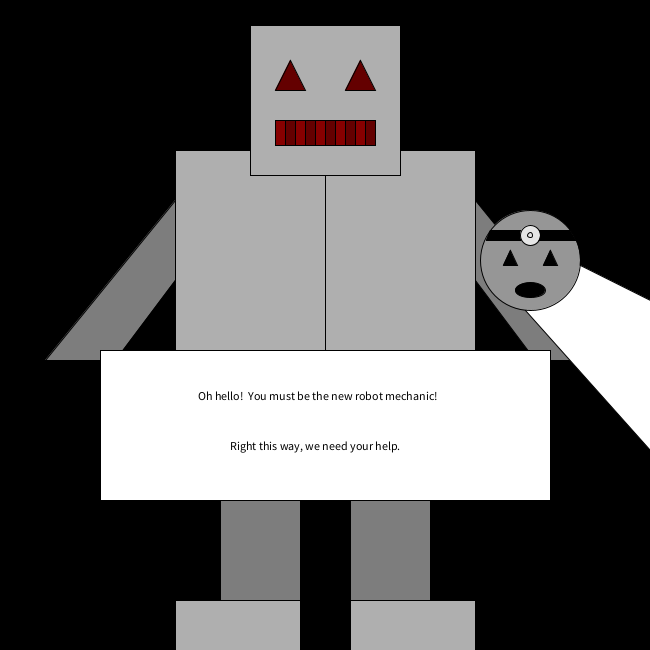
Frame 1 (no input)
Frame 60 (the mouse pressed at the canvas centre just before this capture): identical to frame 1, image omitted
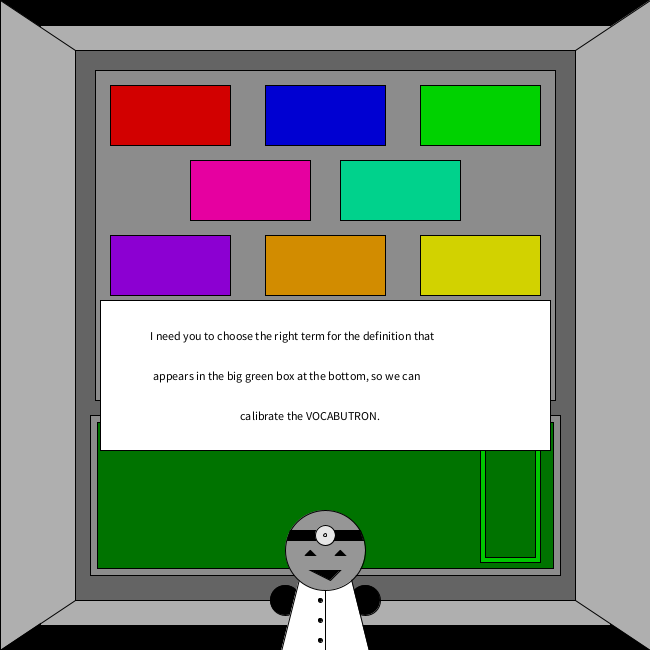
Frame 120 (the mouse held since frame 60 and released just before this capture)

The Processing sketch that drew these frames (run headless with seeded random() and noise(); from frame 60 on, the mouse is pressed at the canvas centre):

// Processing sketch: processing_172559
// ── processing_172559.pde

Game robot = new Game();
Play fun = new Play();
Design thing = new Design();
int myState = 0;
int battery;
int definition;

void setup() {
  size(650, 650);
}

void draw(){
  switch(myState){
    case 0: // intro screen
    background(0);
    fun.setTerm(0);
    fun.setTerm(1);
    fun.setTerm(2);
    fun.setTerm(3);
    fun.setTerm(4);
    fun.setTerm(5);
    fun.setTerm(6);
    fun.setTerm(7);
    battery = 0;
    definition = (int)random(8);
    
    thing.robo();
    thing.popin();
    fill(255);
    rect(100, 350, 450, 150);
    fill(0);
    text("Oh hello!  You must be the new robot mechanic!", 198, 400);
    text("Right this way, we need your help.", 230, 450);
    break;
    
    case 1: // intro to vocabutron
    robot.body();
    robot.battery(battery);
    pushMatrix();
    translate(0, 400);
    thing.doc();
    popMatrix();
    fill(255);
    rect(100, 300, 450, 150);
    fill(0);
    text("I need you to choose the right term for the definition that", 150, 340);
    text("appears in the big green box at the bottom, so we can", 153, 380);
    text("calibrate the VOCABUTRON.", 240, 420);
    break;
    
    case 2: // playing game
    robot.body();
    robot.battery(battery);
    fill(0);
    text(fun.term[0], 145, 120);
    text(fun.term[1], 455, 120);
    text(fun.term[2], 300, 120);
    text(fun.term[3], 225, 195);
    text(fun.term[4], 375, 195);
    text(fun.term[5], 145, 270);
    text(fun.term[6], 300, 270);
    text(fun.term[7], 455, 270);
    text(fun.def[definition], 110, 475);
    break;
    
    case 3: // small success
    robot.body();
    robot.battery(battery);
    fill(0);
    text(fun.term[0], 145, 120);
    text(fun.term[1], 455, 120);
    text(fun.term[2], 300, 120);
    text(fun.term[3], 225, 195);
    text(fun.term[4], 375, 195);
    text(fun.term[5], 145, 270);
    text(fun.term[6], 300, 270);
    text(fun.term[7], 455, 270);
    text("YOU GOT IT!", 200, 475);
    definition = (int)random(8);
    fill(0, 0, 150);
    rect(230, 320, 195, 60);
    fill(0);
    text("NEW DEFINITION", 280, 350);
    break;
    
    case 4: // darn
    robot.body();
    robot.battery(battery);
    fill(0);
    text(fun.term[0], 145, 120);
    text(fun.term[1], 455, 120);
    text(fun.term[2], 300, 120);
    text(fun.term[3], 225, 195);
    text(fun.term[4], 375, 195);
    text(fun.term[5], 145, 270);
    text(fun.term[6], 300, 270);
    text(fun.term[7], 455, 270);
    text("X", 200, 475);
    definition = (int)random(8);
    fill(0, 0, 150);
    rect(230, 320, 195, 60);
    fill(0);
    text("NEW DEFINITION", 280, 350);
    break;
    
    case 5: //done!
    background(255);
    pushMatrix();
    translate(0, 300);
    thing.doc();
    popMatrix();
    pushMatrix();
    translate(200, 0);
    scale(0.9);
    thing.doc();
    popMatrix();
    pushMatrix();
    translate(-100, -60);
    scale(0.5);
    thing.doc();
    popMatrix();
    fill(0);
    rect(230, 320, 195, 60);
    fill(255);
    text("NEW GAME", 290, 350);
    fill(0);
    text("Congratulations!!", 280, 200);
    break;
  }
  
  
  
}


void mousePressed(){
  int check = checkButton() ;
  if((myState == 0) || (myState == 1)){
    myState++;
  }
  if(myState == 2){
    if(check == definition){
      battery++;
      if(battery < 8){
        myState = 3;
      }
      else{
        myState = 5;
      }
    }
    else if ((check != definition) && (check != 9) && (check != 8)){
      myState = 4;
    }
  }
  if((myState == 3) || (myState == 4)){
    if (check == 8){
      myState = 2;
    }
  }
  if(myState == 5){
    if (check == 8){
      myState = 0;
    }
    
  }
}

int checkButton(){
  int buttonPressed = 9;
  if((mouseX < 230) && (mouseX > 110) && (mouseY < 145) && (mouseY > 85)){
    buttonPressed = 0;
  }
  if((mouseX > 420) && (mouseX < 540) && (mouseY > 85) && (mouseY < 145)){
    buttonPressed = 1;
  }
  if((mouseX > 265) && (mouseX < 385) && (mouseY > 85) && (mouseY < 145)){
    buttonPressed = 2;
  }
  if((mouseX > 190) && (mouseX < 310) && (mouseY > 160) && (mouseY < 220)){
    buttonPressed = 3;
  }
  if((mouseX > 340) && (mouseX < 460) && (mouseY > 160) && (mouseY < 220)){
    buttonPressed = 4;
  }
  if((mouseX > 110) && (mouseX < 230) && (mouseY > 235) && (mouseY < 295)){
    buttonPressed = 5;
  }
  if((mouseX > 265) && (mouseX < 385) && (mouseY > 235) && (mouseY < 295)){
    buttonPressed = 6;
  }
  if((mouseX > 420) && (mouseX < 540) && (mouseY > 235) && (mouseY < 295)){
    buttonPressed = 7;
  }
  
  if((mouseX > 230) && (mouseX < 425) && (mouseY > 320) && (mouseY < 380)){
    buttonPressed = 8;
  }
  return buttonPressed;
}
class Design{
  
  void robo(){
    fill(125);
    rect(220, 425, 80, 200);
    rect(350, 425, 80, 200);
    quad(175, 200, 175, 280, 115, 360, 45, 360);
    quad(475, 200, 475, 280, 535, 360, 605, 360);
    fill(175);
    rect(175, 150, 300, 300);
    rect(175, 150, 150, 300);
    rect(250, 25, 150, 150);
    rect(175, 600, 125, 50);
    rect(350, 600, 125, 50);
    fill(100, 0, 0);
    triangle(290, 60, 275, 90, 305, 90);
    triangle(360, 60, 345, 90, 375, 90);
    rect(275, 120, 100, 25);
    fill(135, 0, 0);
    rect(275, 120, 10, 25);
    rect(295, 120, 10, 25);
    rect(315, 120, 10, 25);
    rect(335, 120, 10, 25);
    rect(355, 120, 10, 25);
  }
  
  void doc(){
    fill(0);
    ellipse(300, 280, 40, 30);
    ellipse(350, 280, 40, 30);
    ellipse(285, 200, 30, 30);
    ellipse(365, 200, 30, 30);
    fill(255);
    quad(300, 175, 350, 175, 375, 275, 275, 275);
    quad(300, 175, 325, 175, 325, 275, 275, 275);
    fill(0);
    ellipse(320, 200, 4, 4);
    ellipse(320, 220, 4, 4);
    ellipse(320, 240, 4, 4);
    ellipse(320, 260, 4, 4);
    fill(150);
    ellipse(325, 150, 80, 80);
    fill(0);
    quad(287, 140, 363, 140, 360, 130, 290, 130);
    triangle(310, 150, 305, 155, 315, 155);
    triangle(340, 150, 335, 155, 345, 155);
    triangle(310, 170, 340, 170, 330, 180);
    fill(230);
    ellipse(325, 135, 20, 20);
    ellipse(325, 135, 3, 3);
  }
  
  void popin(){
    fill(255);
    quad(650, 450, 650, 300, 550, 250, 525, 310);
    fill(150);
    ellipse(530, 260, 100, 100);
    fill(0);
    quad(490, 230, 570, 230, 576, 240, 486, 240);
    triangle(510, 250, 503, 265, 517, 265);
    triangle(550, 250, 543, 265, 557, 265);
    ellipse(530, 290, 30, 15);
    fill(230);
    ellipse(530, 235, 20, 20);
    ellipse(530, 235, 5, 5);
  }
  
}
class Game{
  
  void body(){
    background(0);
    
    //body of robot
    fill(175);
    rect(40, 25, 570, 600);
    quad(75, 50, 75, 600, 0, 650, 0, 0);
    quad(575, 50, 575, 600, 650, 650, 650, 0);
    fill(100);
    rect(75, 50, 500, 550);
    fill(140);
    rect(90, 415, 470, 160);
    fill(0, 115, 0);
    rect(97, 422, 456, 146);
    
    //buttons
    fill(140);
    rect(95, 70, 460, 330);
    
    fill(210, 0, 0);
    rect(110, 85, 120, 60);
    fill(0, 210, 0);
    rect(420, 85, 120, 60);
    fill(0, 0, 210);
    rect(265, 85, 120, 60);
    fill(230, 0, 160);
    rect(190, 160, 120, 60);
    fill(0, 210, 140);
    rect(340, 160, 120, 60);
    fill(140, 0, 210);
    rect(110, 235, 120, 60);
    fill(210, 140, 0);
    rect(265, 235, 120, 60);
    fill(210, 210, 0);
    rect(420, 235, 120, 60);
    fill(0, 0, 50);
    rect(230, 320, 195, 60);
    fill(0);
    text("NEW DEFINITION", 280, 350);
    fill(0, 200, 0);
    rect(495, 427, 30, 20);
    rect(480, 432, 60, 130);
    fill(0, 115, 0);
    rect(485, 437, 50, 120);//557
  }
  
  void battery(int charge){
    if(charge >= 1){                   //1
      fill(0, 200, 0);
      rect(490, 543, 40, 12);
      if(charge >= 2){                 //2
        rect(490, 529, 40, 13);
        if(charge >= 3){               //3
          rect(490, 514, 40, 13);
          if(charge >= 4){              //4
            rect(490, 499, 40, 13);    
            if(charge >= 5){            //5
              rect(490, 484, 40, 13);
              if(charge >= 6){          //6
                rect(490, 469, 40, 13);
                if(charge >= 7){        //7
                  rect(490, 454, 40, 13);
                  if(charge == 8){              //8
                    rect(490, 440, 40, 12);
                  }
                }
              }
            }
          }
        }
      }
    }
  }
  
}
class Play{
  String[] pool = {"proton", "electron", "neutron", "compound", "fluid", "ion", "mass", "nucleus", "products", "weight", "anion", "cation", "bond", "charge"};
  String[] dictionary = {"positively charged particle in an atom", "negatively charged particle in an atom", 
      "neutral particle in an atom", "a substance containing more than one element", 
      "a liquid or gas", "atom with an unbalance charge caused by a change in electrons", 
      "the quantity of matter in a body", "the central part of an atom containing the protons and neutron",
      "the substances produced in a chemical reaction", "the gravitational force exerted on a mass",
      "a negative ion", "a positive ion",
      "a chemical link between atoms", "the amount of unbalanced electricity in a system"};
  String[] term = new String[8];
  String[] def = new String[8];
  
  
  void setTerm(int index)
  {
    int assignment = (int)random(14);
    term[index] = pool[assignment];
    def[index] = dictionary[assignment];
    if (index == 0)
    {}
    else
    {
      for (int i = 0; i < index; i++)
      {
        if (term[i] == term[index])
        {
          this.setTerm(index);
        }
        else
        {}
      }
    }
  }
  
  
}
